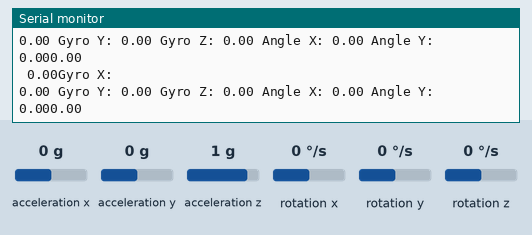
Simulated run of this sketch. Board: Arduino Uno, built with avr-gcc and run on an emulated ATmega328P. Shown: the last lines printed to the serial monitor. The test bench sets the inputs (shaded band); at power-on: acceleration x 0 g, acceleration y 0 g, rotation x 0 °/s, rotation y 0 °/s, rotation z 0 °/s, acceleration z 1 g.

Above: at 1.2 s.
1.3 s: acceleration x set to -1.4 g
At 1.48 s:
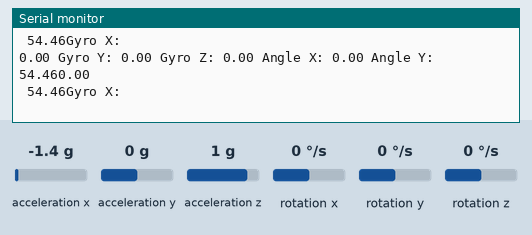
4.3 s: acceleration y set to -1.4 g
At 4.42 s:
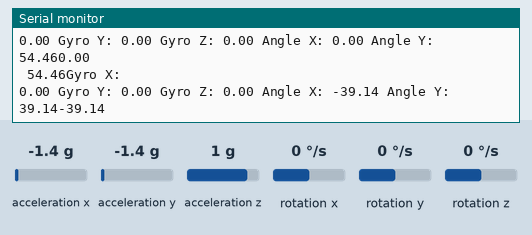
7.3 s: rotation x set to -192 °/s
At 7.43 s:
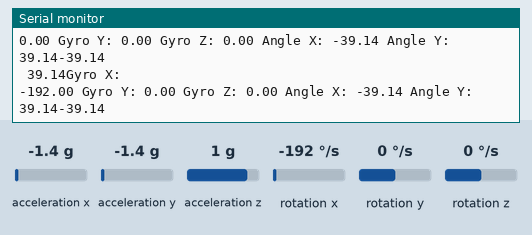
10.3 s: rotation y set to 100 °/s
At 10.36 s:
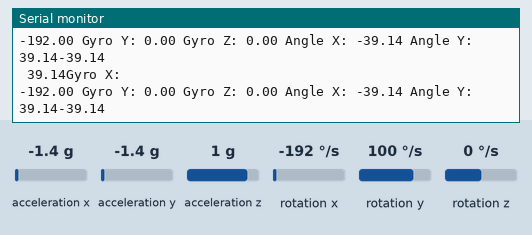
13.3 s: rotation z set to 100 °/s
At 13.35 s:
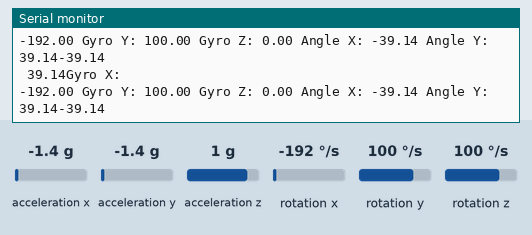
16.3 s: acceleration x set to 0.8 g
At 16.32 s:
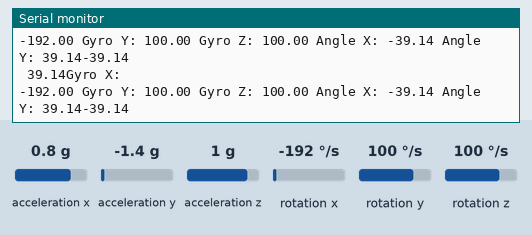
Timing chart, 0 to 19.3 s (numbered marks = the images above; inputs shaded):
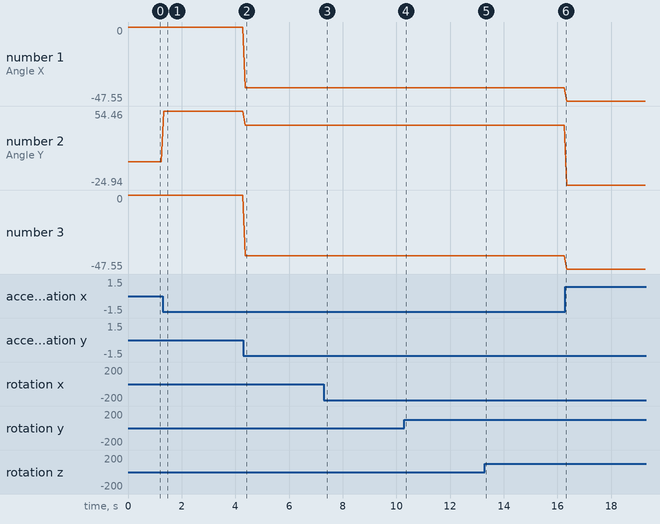

The sketch:

accelerometer.ino
```cpp
// (licence header left out)
#include <MPU6050.h>
#include <Wire.h>

MPU6050 mpu6050(Wire);

void setup() {
  Serial.begin(9600);
  Wire.begin();
  mpu6050.begin();
  mpu6050.calcGyroOffset(true);
}

void loop() {
  mpu6050.update();

  Serial.println("Gyro X: ");
  Serial.print(mpu6050.getGyroX());
  Serial.print(" Gyro Y: ");
  Serial.print(mpu6050.getGyroY());
  Serial.print(" Gyro Z: ");
  Serial.print(mpu6050.getGyroZ());
  Serial.print(" Angle X: ");
  Serial.print(mpu6050.getAccAngleX());
  Serial.print(" Angle Y: ");
  Serial.print(mpu6050.getAccAngleY());

  // paint chart
  Serial.println(mpu6050.getAccAngleX());
  Serial.print(" ");
  Serial.print(mpu6050.getAccAngleY());

  delay(50);
}
```

Measured:
- after the input at 1.3 s, the serial monitor: prints a new line at once (image 1)
- after the input at 4.3 s, the serial monitor: prints a new line after 0.06 s (image 2)
- after the input at 7.3 s, the serial monitor: prints a new line after 0.07 s (image 3)
- plotted number 1: 0 → -39.14 after the input at 4.3 s, -39.14 → -47.55 after the input at 16.3 s
- plotted number 2: 0 → 54.46 after the input at 1.3 s, 54.46 → 39.14 after the input at 4.3 s, 39.14 → -24.94 after the input at 16.3 s
- plotted number 3: 0 → -39.14 after the input at 4.3 s, -39.14 → -47.55 after the input at 16.3 s
